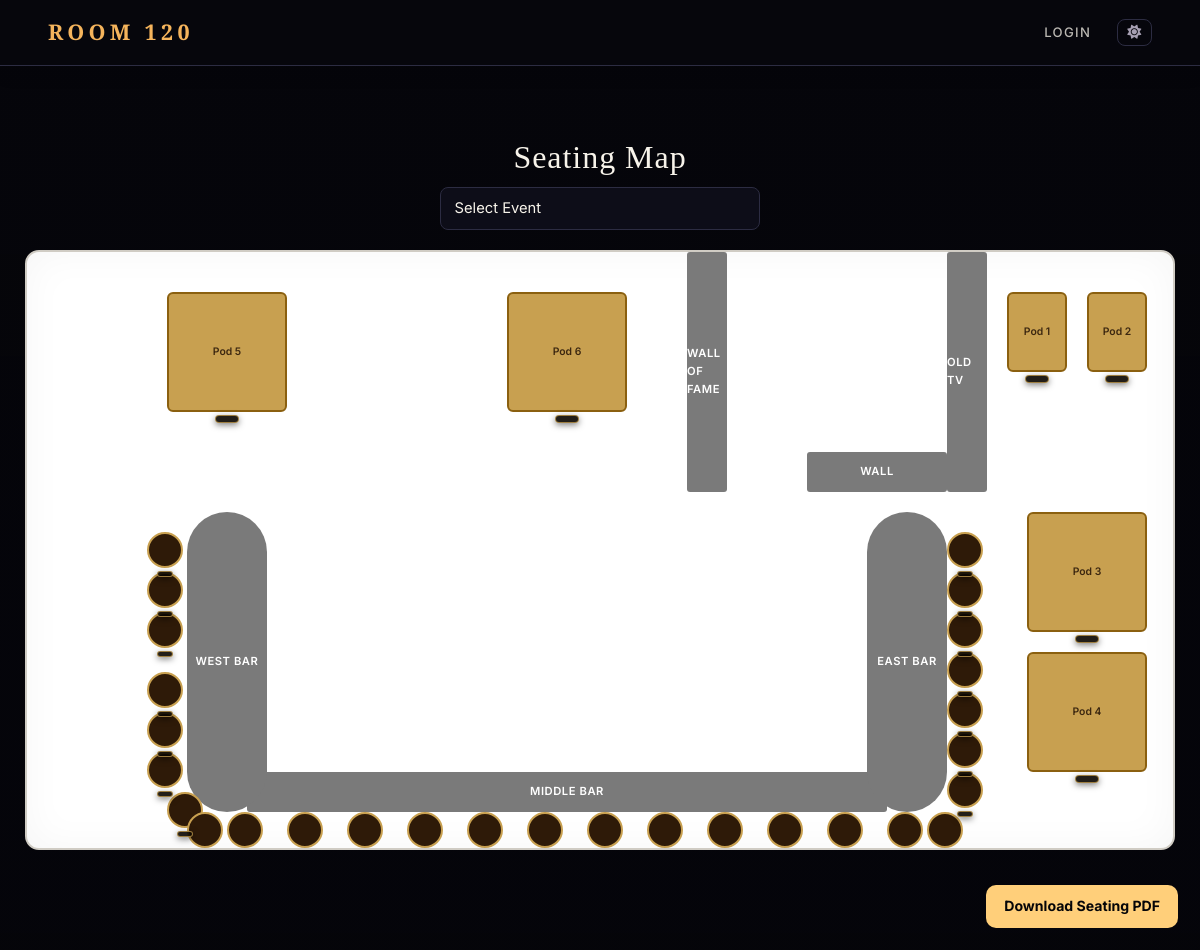
Screenshot of /seating_map with the database file from the repository.
### app.py (models this page shows)
class SeatingItem(db.Model):
    id = db.Column(db.Integer, primary_key=True)
    kind = db.Column(db.String(50))
    label = db.Column(db.String(200))
    x = db.Column(db.Integer)
    y = db.Column(db.Integer)
    width = db.Column(db.Integer)
    height = db.Column(db.Integer)
    rotation = db.Column(db.Integer)
    extra = db.Column(db.String)
    reservations = db.relationship(
        "SeatingReservation",
        backref="table",
        cascade="all, delete-orphan",
        passive_deletes=True
    )

### app.py (the view, shortened to what this page needs)
@app.route("/seating_map")
def seating_map():
    event_id = request.args.get("event_id")
    events = Event.query.all()
    items = SeatingItem.query.all()
    members = User.query.filter_by(role="member").all()
    selected_event = Event.query.get(event_id) if event_id else None
    reservation_map = {}
    member_rsvp_map = {}
    event_rsvps = []
    return render_template(
        "seating_map.html",
        events=events,
        items=items,
        selected_event=selected_event,
        members=members,
        reservation_map=reservation_map,
        member_rsvp_map=member_rsvp_map,
        event_rsvps=event_rsvps
    )

### app.py (called while the page is built)
@app.before_request
def enable_foreign_keys():
    db.session.execute(text('PRAGMA foreign_keys = ON'))

@app.context_processor
def inject_globals():
    user = None
    if session.get('user_id'):
        user = User.query.get(session.get('user_id'))
    try:
        all_types = MembershipType.query.order_by(MembershipType.sort_order, MembershipType.display_name).all()
    except Exception:
        all_types = []
    type_map = {t.name: t for t in all_types}
    active_types = [t for t in all_types if t.is_active]
    return dict(
        current_user=user,
        membership_types=active_types,
        all_membership_types=all_types,
        membership_type_map=type_map,
    )

### templates/seating_map.html (shortened to what this page needs)
{% extends "base.html" %}
{% block content %}
<div class="map-wrapper">
    <div class="map-header">
        <h1>Seating Map</h1>
        <form method="GET" action="{{ url_for('seating_map') }}">
            <select name="event_id" id="event-select" class="form-select" onchange="this.form.submit()">
                <option value="">Select Event</option>
            </select>
        </form>
    </div>
    <div id="canvas">
        {% for item in items %}
            {% set res = reservation_map.get(item.id) if reservation_map else None %}
            {% set ns = namespace(label=item.label or '') %}
            {% if res %}
                {% if res.member_id %}
                    {% for m in members %}
                        {% if m.id == res.member_id %}
                            {% set ns.label = m.first_name ~ ((' ' ~ m.last_name) if m.last_name and m.last_name != 'None' else '') %}
                            {% if res.seats_occupied and res.seats_occupied > 1 %}
                                {% set ns.label = ns.label ~ ' ×' ~ res.seats_occupied %}
                            {% endif %}
                        {% endif %}
                    {% endfor %}
                {% elif res.guest_name %}
                    {% set ns.label = res.guest_name %}
                    {% if res.seats_occupied and res.seats_occupied > 1 %}
                        {% set ns.label = ns.label ~ ' ×' ~ res.seats_occupied %}
                    {% endif %}
                {% endif %}
            {% endif %}
            {% set is_wall = item.kind and item.kind.startswith('wall') %}
            <div class="{{ 'wall-item' if is_wall else 'table-item' }} {{ 'wall-curved' if item.kind == 'wall-curve' else '' }} {{ 'occupied' if res and (res.member_id or res.guest_name) else '' }}"
                 data-id="{{ item.id }}"
                 data-kind="{{ item.kind }}"
                 data-member-id="{{ res.member_id if res else '' }}"
                 data-guest-name="{{ res.guest_name if res else '' }}"
                 data-num-guests="{{ res.num_guests if res else '' }}"
                 data-timeslots="{{ res.timeslots if res else '' }}"
                 data-notes="{{ res.notes if res else '' }}"
                 data-seats-occupied="{{ res.seats_occupied if res and res.seats_occupied else 1 }}"
                 data-original-label="{{ item.label }}"
                 style="
                     left: {{ item.x }}px;
                     top: {{ item.y }}px;
                     width: {{ item.width }}px;
                     height: {{ item.height }}px;
                     {% if item.kind in ('circle', 'bar-seat') %}border-radius: 50%;{% endif %}
                 ">
                {% if not is_wall %}
                    <span class="item-id">{{ item.label or '' }}</span>
                    <span class="table-label">{% if res and (res.member_id or res.guest_name) %}{{ ns.label }}{% endif %}</span>
                {% else %}
                    <span class="table-label">{{ item.label or '' }}</span>
                {% endif %}
            </div>
        {% endfor %}
    </div>
</div>
<button id="download-pdf-btn"
        style="position:fixed;bottom:22px;right:22px;z-index:9999;width:auto;padding:10px 18px;
               background:#ffcf7a;color:#050508;border:none;border-radius:10px;
               font-weight:700;font-size:0.88rem;cursor:pointer;">
    Download Seating PDF
</button>
{% endblock %}

### templates/base.html (shortened to what this page needs)
﻿<!DOCTYPE html>
<html lang="en">
<head>
  <link href="https://cdn.jsdelivr.net/npm/bootstrap@5.3.0/dist/css/bootstrap.min.css" rel="stylesheet">
  <link href="https://cdnjs.cloudflare.com/ajax/libs/font-awesome/6.5.1/css/all.min.css" rel="stylesheet">
  <link rel="stylesheet" href="{{ url_for('static', filename='css/style_member.css') }}">
</head>
<body>
<nav class="navbar navbar-expand-lg">
  <div class="container-fluid px-4">
    <a class="navbar-brand" href="{{ url_for('home') }}">Room 120</a>
    <div class="collapse navbar-collapse" id="mainNav">
      <ul class="navbar-nav ms-auto mb-2 mb-lg-0 align-items-lg-center gap-lg-1">
        {% if session.get('user_id') %}
          <li class="nav-item">
            <a class="nav-link" href="{{ url_for('home') }}">Home</a>
          </li>
          {% if session.get('role') == 'admin' %}
            <li class="nav-item"><a class="nav-link" href="{{ url_for('manage_admins') }}">Admins</a></li>
            <li class="nav-item"><a class="nav-link" href="{{ url_for('manage_members') }}">Members</a></li>
            <li class="nav-item"><a class="nav-link" href="{{ url_for('admin_calendar') }}">Calendar</a></li>
            <li class="nav-item"><a class="nav-link" href="{{ url_for('import_members') }}">Import</a></li>
          {% elif session.get('role') == 'staff' %}
            {% if authorized('view_members') %}
            <li class="nav-item"><a class="nav-link" href="{{ url_for('manage_members') }}">Members</a></li>
            {% endif %}
            {% if authorized('view_reservations') or authorized('view_events') or authorized('view_private_events') %}
            <li class="nav-item"><a class="nav-link" href="{{ url_for('admin_calendar') }}">Calendar</a></li>
            {% endif %}
            {% if authorized('view_reservations') %}
            <li class="nav-item"><a class="nav-link" href="{{ url_for('admin_reservations') }}">Reservations</a></li>
            {% endif %}
            {% if authorized('view_events') %}
            <li class="nav-item"><a class="nav-link" href="{{ url_for('events') }}">Events</a></li>
            {% endif %}
            {% if authorized('view_analytics') %}
            <li class="nav-item"><a class="nav-link" href="{{ url_for('dashboard') }}">Analytics</a></li>
            {% endif %}
          {% endif %}
          {% if session.get('role') == 'member' %}
            <li class="nav-item"><a class="nav-link" href="{{ url_for('view_member', user_id=session.get('user_id')) }}">Profile</a></li>
            <li class="nav-item"><a class="nav-link" href="{{ url_for('reservations') }}">Reservations</a></li>
            <li class="nav-item"><a class="nav-link" href="{{ url_for('events') }}">Events</a></li>
          {% endif %}
          <li class="nav-item ms-lg-2">
            <a class="nav-link logout-link" href="{{ url_for('logout') }}">Log Out</a>
          </li>
        {% else %}
          <li class="nav-item">
            <a class="nav-link" href="{{ url_for('login') }}">Login</a>
          </li>
        {% endif %}
        <li class="nav-item ms-lg-1">
          <button id="theme-toggle" class="theme-toggle-btn" title="Toggle light / dark mode" aria-label="Toggle theme">
            <i id="theme-icon" class="fas fa-sun"></i>
          </button>
        </li>
      </ul>
    </div>
  </div>
</nav>
<main class="main-content">
  {% block content %}{% endblock %}
</main>
</body>
</html>

### static/css/style_member.css (style rules this page uses)
:root { --bg: #07070d; --bg-elevated: #121220; --bg-soft: #181828; --bg-card: #101020; --border: #2c2c42; --border-light: rgba(255,255,255,0.08); --accent: #f5b45c; --accent-soft: rgba(245,180,92,0.12); --accent-strong: #ffcf7a; --accent-dim: rgba(245,180,92,0.45); --text: #f7f3ea; --text-muted: #a7a0b3; --text-dim: #6a6480; --danger: #ff5c73; --danger-soft: rgba(255,92,115,0.13); --success: #3dd68c; --success-soft: rgba(61,214,140,0.11); --info: #6eb3f7; --info-soft: rgba(110,179,247,0.11); --warning: #f5c842; --warning-soft: rgba(245,200,66,0.11); --nav-bg: rgba(7,7,13,0.97); --nav-link-color: rgba(247,243,234,0.75); --input-bg: rgba(14,14,26,0.95); --input-bg-focus: rgba(16,16,28,0.98); --stripe-bg: rgba(255,255,255,0.03); --header-tint: rgba(255,255,255,0.05); --secondary-btn-bg: rgba(255,255,255,0.06); --secondary-btn-hover: rgba(255,255,255,0.11); --secondary-btn-border:rgba(255,255,255,0.18); --list-tint: rgba(255,255,255,0.03); --hover-tint: rgba(245,180,92,0.06); --body-grad-a: #1c1630; --body-grad-b: #07070d; --toggler-filter: invert(1); --close-filter: invert(1); --shadow: 0 8px 32px rgba(0,0,0,0.5); --shadow-lg: 0 20px 60px rgba(0,0,0,0.7); --nav-h: 66px; --radius: 12px; --radius-sm: 8px; --radius-lg: 18px; --radius-pill:999px; --transition: 0.18s ease; }
*, *::before, *::after { box-sizing: border-box; }
html, body { margin: 0; padding: 0; }
html { scroll-behavior: smooth; }
body { font-family: 'Inter', system-ui, -apple-system, sans-serif; background: var(--bg); color: var(--text); margin: 0; padding: 0; min-height: 100vh; font-size: 0.95rem; line-height: 1.6; }
.navbar { background: var(--nav-bg) !important; border-bottom: 1px solid var(--border) !important; backdrop-filter: blur(16px); -webkit-backdrop-filter: blur(16px); height: var(--nav-h); padding: 0 1.5rem !important; position: fixed; top: 0; left: 0; right: 0; z-index: 1000; box-shadow: 0 4px 20px rgba(0,0,0,0.12); }
.navbar-brand { font-family: 'Playfair Display', serif !important; font-size: 1.35rem !important; letter-spacing: 0.2em !important; text-transform: uppercase !important; color: var(--accent) !important; font-weight: 600 !important; }
.navbar .nav-link { color: var(--nav-link-color) !important; font-size: 0.82rem !important; letter-spacing: 0.1em !important; text-transform: uppercase !important; font-weight: 500 !important; padding: 0.4rem 0.85rem !important; border-radius: var(--radius-sm); transition: color var(--transition), background var(--transition); }
.theme-toggle-btn { background: none; border: 1px solid var(--border); color: var(--text-muted); border-radius: var(--radius-sm); padding: 0.32rem 0.6rem; cursor: pointer; font-size: 0.88rem; line-height: 1; display: inline-flex; align-items: center; justify-content: center; transition: color var(--transition), border-color var(--transition), background var(--transition); margin-left: 0.25rem; }
.theme-toggle-btn i { transition: transform 0.35s ease; }
.main-content { padding: calc(var(--nav-h) + 1.75rem) 0 5rem; min-height: 100vh; }
h1, h2, h3 { font-family: 'Playfair Display', serif; letter-spacing: 0.03em; color: var(--text); }
h1 { font-size: 2rem; }
.form-control, .form-select { background: var(--input-bg) !important; border: 1px solid var(--border) !important; color: var(--text) !important; border-radius: var(--radius-sm) !important; padding: 0.6rem 0.85rem !important; font-size: 0.92rem !important; transition: border-color var(--transition), box-shadow var(--transition), background var(--transition); }
.form-select option { background: var(--bg-elevated); color: var(--text); }
a { color: var(--accent); text-decoration: none; transition: color var(--transition); }

### rows the page displays
SeatingItem: label "WALL OF FAME"
SeatingItem: label "WALL"
SeatingItem: label "OLD TV"
SeatingItem: label "Pod 1"
SeatingItem: label "Pod 2"
SeatingItem: label "Pod 3"
SeatingItem: label "Pod 4"
SeatingItem: label "Pod 5"
SeatingItem: label "Pod 6"
SeatingItem: label "MIDDLE BAR"
SeatingItem: label "WEST BAR"
SeatingItem: label "EAST BAR"
